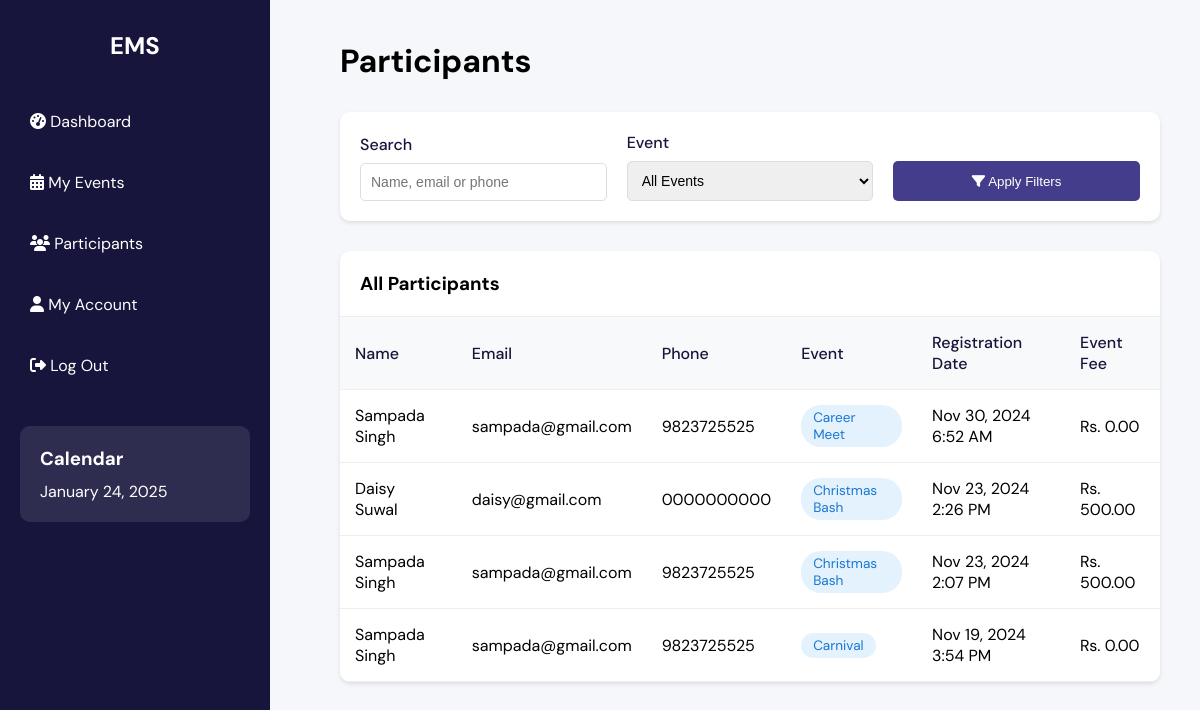
The app's page /organizer/participants.php (signed in) with its own data.
### tables this page shows
CREATE TABLE `participants` (
  `id` int(11) NOT NULL,
  `p_name` varchar(100) NOT NULL,
  `p_email` varchar(100) NOT NULL,
  `p_phone` varchar(15) NOT NULL,
  `event_title` varchar(100) NOT NULL,
  `created_at` timestamp NOT NULL DEFAULT current_timestamp()
);

CREATE TABLE `events` (
  `id` int(11) NOT NULL,
  `event_title` varchar(255) NOT NULL,
  `event_venue` varchar(255) NOT NULL,
  `event_location` varchar(255) NOT NULL,
  `start_time` time NOT NULL,
  `end_time` time NOT NULL,
  `start_date` date NOT NULL,
  `end_date` date NOT NULL,
  `event_description` text NOT NULL,
  `organizer_name` varchar(255) NOT NULL,
  `organizer_contact` varchar(255) NOT NULL,
  `event_image` varchar(255) DEFAULT NULL,
  `created_at` timestamp NOT NULL DEFAULT current_timestamp(),
  `organizer_id` int(11) DEFAULT NULL,
  `event_fee` decimal(10,2) NOT NULL DEFAULT 0.00
);

### organizer/participants.php (the view, shortened to what this page needs)
<?php
include '../config/connect.php';
$organizer_id = $_SESSION['user_id'];
$search = $_GET['search'] ?? '';
$query = "SELECT p.*, e.start_date, e.end_date, e.event_fee
          FROM participants p
          JOIN events e ON p.event_title = e.event_title
          WHERE e.organizer_id = ?";
$params = [$organizer_id];
$types = "i";
$query .= " ORDER BY p.created_at DESC";
$stmt = $conn->prepare($query);
if (!empty($params)) {
    $stmt->bind_param($types, ...$params);
}
$stmt->execute();
$result = $stmt->get_result();
?>
<!DOCTYPE html>
<html lang="en">
<head>
    <link rel="stylesheet" href="https://cdnjs.cloudflare.com/ajax/libs/font-awesome/6.5.1/css/all.min.css">
</head>
<body>
    <div class="sidebar">
        <h2>EMS</h2>
        <div class="menu-item">
            <a href="dashboard.php">
                <i class="fas fa-tachometer-alt"></i>
                <span>Dashboard</span>
            </a>
        </div>
        <div class="menu-item">
            <a href="events.php">
                <i class="fas fa-calendar-alt"></i>
                <span>My Events</span>
            </a>
        </div>
        <div class="menu-item">
            <a href="participants.php">
                <i class="fas fa-users"></i>
                <span>Participants</span>
            </a>
        </div>
        <div class="menu-item">
            <a href="account.php">
                <i class="fas fa-user"></i>
                <span>My Account</span>
            </a>
        </div>
        <div class="menu-item">
            <a href="../php/logout.php">
                <i class="fas fa-sign-out-alt"></i>
                <span>Log Out</span>
            </a>
        </div>
        <div class="calendar">
            <h3>Calendar</h3>
            <p id="currentDate"></p>
        </div>
    </div>
    <div class="content">
        <div class="header">
            <h1>Participants</h1>
        </div>
        <div class="filters">
            <form class="filter-form" method="GET">
                <div class="filter-group">
                    <label for="search">Search</label>
                    <input type="text" id="search" name="search"
                           placeholder="Name, email or phone"
                           value="<?php echo htmlspecialchars($search); ?>">
                </div>
                <div class="filter-group">
                    <label for="event">Event</label>
                    <select id="event" name="event">
                        <option value="">All Events</option>
                    </select>
                </div>
                <button type="submit" class="filter-btn">
                    <i class="fas fa-filter"></i>
                    Apply Filters
                </button>
            </form>
        </div>
        <div class="participants-table">
            <div class="table-header">
                <h3>All Participants</h3>
            </div>
            <?php if ($result->num_rows > 0): ?>
                <table>
                    <thead>
                        <tr>
                            <th>Name</th>
                            <th>Email</th>
                            <th>Phone</th>
                            <th>Event</th>
                            <th>Registration Date</th>
                            <th>Event Fee</th>
                        </tr>
                    </thead>
                    <tbody>
                        <?php while ($participant = $result->fetch_assoc()): ?>
                            <tr>
                                <td><?php echo htmlspecialchars($participant['p_name']); ?></td>
                                <td><?php echo htmlspecialchars($participant['p_email']); ?></td>
                                <td><?php echo htmlspecialchars($participant['p_phone']); ?></td>
                                <td>
                                    <span class="event-badge">
                                        <?php echo htmlspecialchars($participant['event_title']); ?>
                                    </span>
                                </td>
                                <td><?php echo date('M j, Y g:i A', strtotime($participant['created_at'])); ?></td>
                                <td>Rs. <?php echo number_format($participant['event_fee'], 2); ?></td>
                            </tr>
                        <?php endwhile; ?>
                    </tbody>
                </table>
            <?php else: ?>
                <div class="no-participants">
                    <p>No participants found.</p>
                </div>
            <?php endif; ?>
        </div>
    </div>
</body>
</html>

### organizer/participants.php (style rules this page uses)
* { margin: 0; padding: 0; box-sizing: border-box; }
body { font-family: 'DM Sans', sans-serif; background-color: #f5f7fa; display: flex; min-height: 100vh; }
.sidebar { width: 270px; background-color: #17153B; color: white; padding: 30px 20px; position: fixed; height: 100vh; }
.sidebar h2 { text-align: center; margin-bottom: 40px; }
.menu-item { margin-bottom: 20px; display: flex; align-items: center; padding: 10px; border-radius: 5px; transition: background 0.3s; }
.menu-item a { color: white; text-decoration: none; }
.calendar { margin-top: 40px; padding: 20px; background: rgba(255, 255, 255, 0.1); border-radius: 10px; }
.calendar h3 { margin-bottom: 10px; }
.content { flex-grow: 1; margin-left: 300px; padding: 40px; }
.header { display: flex; justify-content: space-between; align-items: center; margin-bottom: 30px; }
.filters { background: white; padding: 20px; border-radius: 10px; box-shadow: 0 2px 4px rgba(0,0,0,0.1); margin-bottom: 30px; }
.filter-form { display: grid; grid-template-columns: repeat(auto-fit, minmax(200px, 1fr)); gap: 20px; align-items: end; }
.filter-group { display: flex; flex-direction: column; }
.filter-group label { margin-bottom: 8px; color: #17153B; font-weight: 500; }
.filter-group input, .filter-group select { padding: 10px; border: 1px solid #ddd; border-radius: 5px; font-size: 14px; }
.filter-btn { padding: 10px 20px; background: #433D8B; color: white; border: none; border-radius: 5px; cursor: pointer; transition: transform 0.3s; height: 40px; }
.participants-table { background: white; border-radius: 10px; box-shadow: 0 2px 4px rgba(0,0,0,0.1); overflow: hidden; }
.table-header { padding: 20px; border-bottom: 1px solid #eee; display: flex; justify-content: space-between; align-items: center; }
table { width: 100%; border-collapse: collapse; }
th, td { padding: 15px; text-align: left; border-bottom: 1px solid #eee; }
th { background: #f8f9fa; color: #17153B; font-weight: 500; }
.event-badge { display: inline-block; padding: 4px 12px; border-radius: 20px; font-size: 0.85em; background: #e3f2fd; color: #1976d2; }

### records on screen
participants: p_name "Sampada Singh", p_email "sampada@gmail.com", p_phone "9823725525", event_title "Career Meet", created_at "Nov 30, 2024 6:52 AM", events.event_fee "0.00"
participants: p_name "Daisy Suwal", p_email "daisy@gmail.com", p_phone "0000000000", event_title "Christmas Bash", created_at "Nov 23, 2024 2:26 PM", events.event_fee "500.00"
participants: p_name "Sampada Singh", p_email "sampada@gmail.com", p_phone "9823725525", event_title "Christmas Bash", created_at "Nov 23, 2024 2:07 PM", events.event_fee "500.00"
participants: p_name "Sampada Singh", p_email "sampada@gmail.com", p_phone "9823725525", event_title "Carnival", created_at "Nov 19, 2024 3:54 PM", events.event_fee "0.00"
